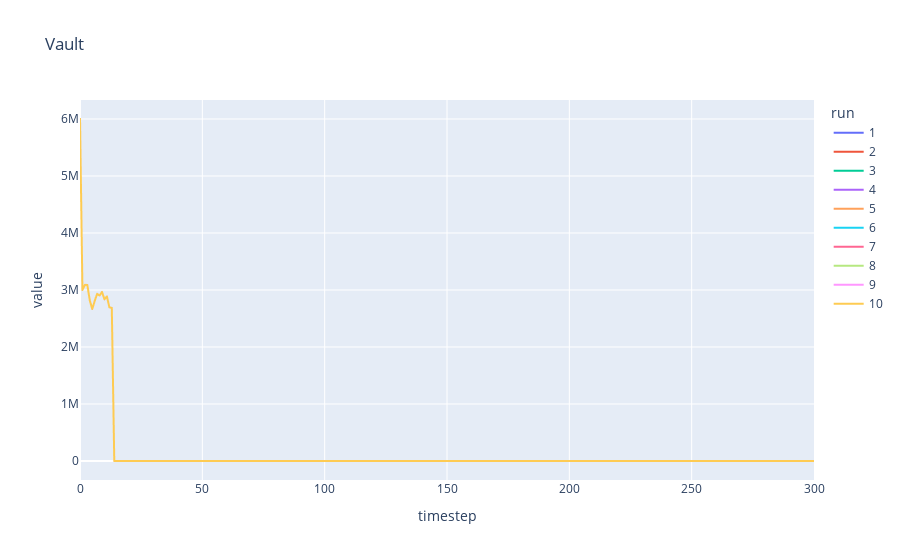

The notebook cell saved with this chart:
### Code cell
############################################
# 9. SIMULATION ANALYSIS: COLLATERAL VALUE #
############################################

pd.options.plotting.backend = "plotly"
simulation_result.plot(
    kind='line',
    x='timestep',
    y=['coll_value'],
    title="Vault",
    color='run'
)

### Figure 1 — Plotly figure (JSON) as saved in the notebook; plotly's stock layout.template omitted (floating-point values rounded to 4 significant figures; data arrays with more than 128 entries replaced by an {"elided": "..."} marker saying what was removed)
{"data": [{"hovertemplate": "run=1<br>variable=coll_value<br>timestep=%{x}<br>value=%{y}<extra></extra>", "legendgroup": "1", "line": {"color": "#636efa", "dash": "solid"}, "marker": {"symbol": "circle"}, "mode": "lines", "name": "1", "showlegend": true, "type": "scattergl", "x": {"elided": "301 int values"}, "xaxis": "x", "y": {"elided": "301 float values"}, "yaxis": "y"}, {"hovertemplate": "run=2<br>variable=coll_value<br>timestep=%{x}<br>value=%{y}<extra></extra>", "legendgroup": "2", "line": {"color": "#EF553B", "dash": "solid"}, "marker": {"symbol": "circle"}, "mode": "lines", "name": "2", "showlegend": true, "type": "scattergl", "x": {"elided": "301 int values"}, "xaxis": "x", "y": {"elided": "301 float values"}, "yaxis": "y"}, {"hovertemplate": "run=3<br>variable=coll_value<br>timestep=%{x}<br>value=%{y}<extra></extra>", "legendgroup": "3", "line": {"color": "#00cc96", "dash": "solid"}, "marker": {"symbol": "circle"}, "mode": "lines", "name": "3", "showlegend": true, "type": "scattergl", "x": {"elided": "301 int values"}, "xaxis": "x", "y": {"elided": "301 float values"}, "yaxis": "y"}, {"hovertemplate": "run=4<br>variable=coll_value<br>timestep=%{x}<br>value=%{y}<extra></extra>", "legendgroup": "4", "line": {"color": "#ab63fa", "dash": "solid"}, "marker": {"symbol": "circle"}, "mode": "lines", "name": "4", "showlegend": true, "type": "scattergl", "x": {"elided": "301 int values"}, "xaxis": "x", "y": {"elided": "301 float values"}, "yaxis": "y"}, {"hovertemplate": "run=5<br>variable=coll_value<br>timestep=%{x}<br>value=%{y}<extra></extra>", "legendgroup": "5", "line": {"color": "#FFA15A", "dash": "solid"}, "marker": {"symbol": "circle"}, "mode": "lines", "name": "5", "showlegend": true, "type": "scattergl", "x": {"elided": "301 int values"}, "xaxis": "x", "y": {"elided": "301 float values"}, "yaxis": "y"}, {"hovertemplate": "run=6<br>variable=coll_value<br>timestep=%{x}<br>value=%{y}<extra></extra>", "legendgroup": "6", "line": {"color": "#19d3f3", "dash": "solid"}, "marker": {"symbol": "circle"}, "mode": "lines", "name": "6", "showlegend": true, "type": "scattergl", "x": {"elided": "301 int values"}, "xaxis": "x", "y": {"elided": "301 float values"}, "yaxis": "y"}, {"hovertemplate": "run=7<br>variable=coll_value<br>timestep=%{x}<br>value=%{y}<extra></extra>", "legendgroup": "7", "line": {"color": "#FF6692", "dash": "solid"}, "marker": {"symbol": "circle"}, "mode": "lines", "name": "7", "showlegend": true, "type": "scattergl", "x": {"elided": "301 int values"}, "xaxis": "x", "y": {"elided": "301 float values"}, "yaxis": "y"}, {"hovertemplate": "run=8<br>variable=coll_value<br>timestep=%{x}<br>value=%{y}<extra></extra>", "legendgroup": "8", "line": {"color": "#B6E880", "dash": "solid"}, "marker": {"symbol": "circle"}, "mode": "lines", "name": "8", "showlegend": true, "type": "scattergl", "x": {"elided": "301 int values"}, "xaxis": "x", "y": {"elided": "301 float values"}, "yaxis": "y"}, {"hovertemplate": "run=9<br>variable=coll_value<br>timestep=%{x}<br>value=%{y}<extra></extra>", "legendgroup": "9", "line": {"color": "#FF97FF", "dash": "solid"}, "marker": {"symbol": "circle"}, "mode": "lines", "name": "9", "showlegend": true, "type": "scattergl", "x": {"elided": "301 int values"}, "xaxis": "x", "y": {"elided": "301 float values"}, "yaxis": "y"}, {"hovertemplate": "run=10<br>variable=coll_value<br>timestep=%{x}<br>value=%{y}<extra></extra>", "legendgroup": "10", "line": {"color": "#FECB52", "dash": "solid"}, "marker": {"symbol": "circle"}, "mode": "lines", "name": "10", "showlegend": true, "type": "scattergl", "x": {"elided": "301 int values"}, "xaxis": "x", "y": {"elided": "301 float values"}, "yaxis": "y"}], "layout": {"legend": {"title": {"text": "run"}, "tracegroupgap": 0}, "title": {"text": "Vault"}, "xaxis": {"anchor": "y", "domain": [0, 1], "title": {"text": "timestep"}}, "yaxis": {"anchor": "x", "domain": [0, 1], "title": {"text": "value"}}}}
